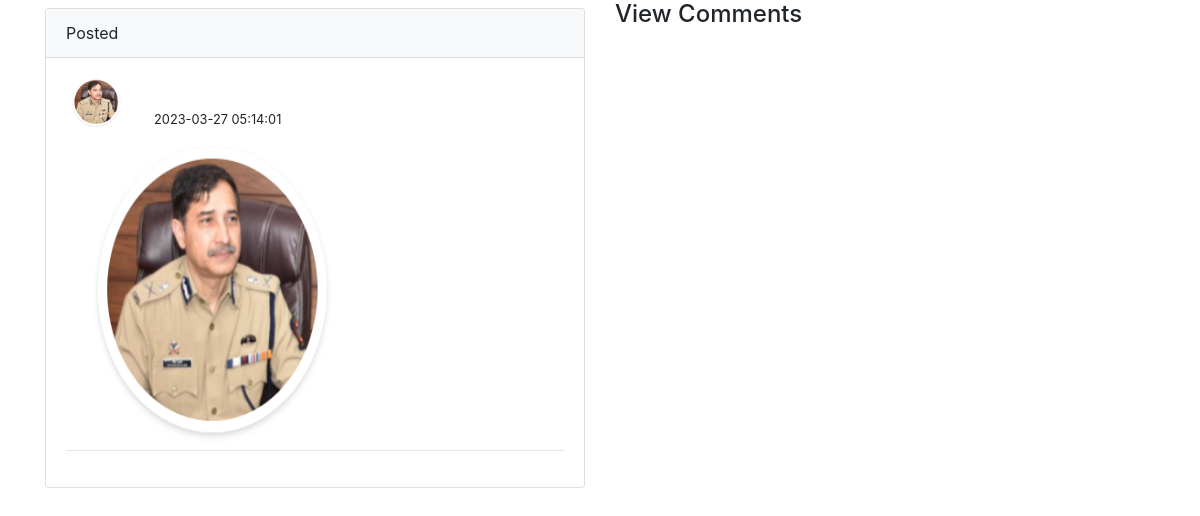
Page /viewpost.php?postid=19 on the committed database.
### tables this page shows
CREATE TABLE `postdata` (
  `id` int(10) NOT NULL,
  `filename` varchar(100) NOT NULL,
  `postdisc` varchar(500) NOT NULL,
  `username` varchar(30) NOT NULL,
  `datet` timestamp NOT NULL DEFAULT current_timestamp() ON UPDATE current_timestamp(),
  `userid` int(10) NOT NULL
);

CREATE TABLE `userlist` (
  `id` int(10) NOT NULL,
  `fname` varchar(10) NOT NULL,
  `lname` varchar(10) NOT NULL,
  `mob` varchar(13) NOT NULL,
  `gender` varchar(7) NOT NULL,
  `dob` date NOT NULL,
  `pass` varchar(100) NOT NULL,
  `createdon` timestamp NOT NULL DEFAULT current_timestamp() ON UPDATE current_timestamp(),
  `profileimg` varchar(200) NOT NULL
);

### viewpost.php (the view, shortened to what this page needs)
<?php
include('config.php');
$postid=$_GET['postid'];
function getprofileimagebyid($con,$id)
{
    $selectuser="SELECT * FROM `userlist` where `id`='$id'";
    $result=mysqli_query($con,$selectuser);
    $row=mysqli_fetch_assoc($result);
    return $row['profileimg'];
}
?>
<!doctype html>
<html lang="en">
  <head>
    <link rel="stylesheet" href="https://cdn.jsdelivr.net/npm/bootstrap@4.0.0/dist/css/bootstrap.min.css">
  </head>
  <body>
    <div class="container">
    <div class="row">
    <?php
     $sqlselectpost="SELECT * FROM `postdata` where `id`='$postid'";
     $result=mysqli_query($con,$sqlselectpost);
     if(mysqli_num_rows($result)>0)
     {
       $row=mysqli_fetch_assoc($result);
          ?>
         <div class="col">
              <div class="card me-2 ms-2 mt-2">
                    <div class="card-header bg-light">
                        ?> Posted
                    </div>
              <div class="card-body">
                <div class="row">
                    <div class="col-2">
                        <img src="<?php echo getprofileimagebyid($con,$row['userid']);?>" alt="" height="50px">
                    </div>
                    <div class="col mt-1">
                  <br>
                        <small> <?php
                        echo $row['datet'];
                  ?></small>
                    </div>
                </div>
                <img src="<?php
                        echo $row['filename'];
                  ?>" height="300px" width="300px" alt="">
                <hr class="mt-1">
                          <?php }
                  ?>
              </div>
              </div>
              </div>
                  <div class="col">
                  <h4>View Comments</h4>
                  </div>
              </div>
              </div>
  </body>
</html>

### rows in the picture
postdata: userid.profileimg (picture), datet "2023-03-27 05:14:01", filename (picture)
